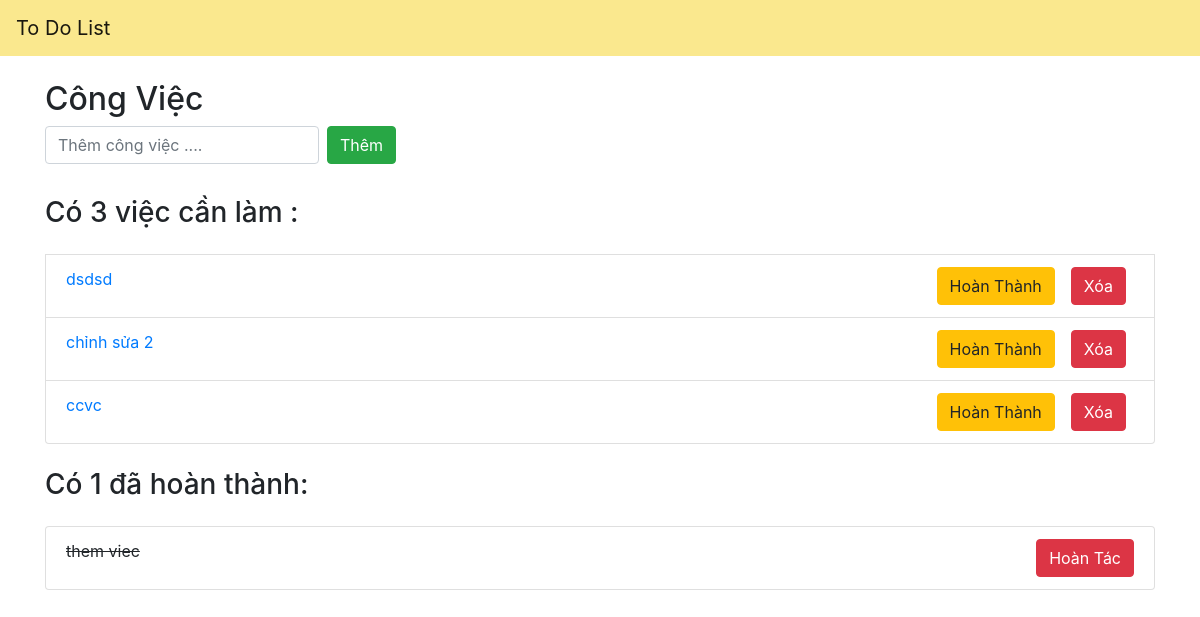
/main/, run on the app's committed database.
### main/models.py (models this page shows, shortened)
class Todo(models.Model):
    text =models.CharField(max_length = 255)
    added_date =models.DateTimeField()
    is_completed = models.BooleanField(default=False)

### main/views.py (the view)
# urls.py: path('',views.index,name= 'index'),
def index(request):
    todoItems = Todo.objects.all().order_by("-added_date")
    lengthItem =Todo.objects.filter(is_completed = False).count()
    lengthItemCompleted =Todo.objects.filter(is_completed = True).count()
    return render(request,'main/index.html',{'todoItems':todoItems ,'lengthItem':lengthItem,'lengthItemCompleted':lengthItemCompleted})

### templates/main/index.html
 {% extends "base.html" %}
 {% load static %}
 {% block content%}
      <div class="row mt-4 ">
        <div class="col ">
          <h2>Công Việc</h2>
          <form class="form-inline" action="{% url 'main:addtodo' %}" method="POST">
            <input type="text" name="content" class="form-control mb-2 mr-sm-2"  placeholder="Thêm công việc ...." required>
            <button type="submit" class="btn btn-success mb-2">Thêm</button>
          </form>
        </div>
      </div>
      {% if lengthItem == 0  %}
      <h3 class="mt-4">Không có công việc cần làm</h3>
      {% elif lengthItem > 0  %}
      <h3 class="mt-4">Có {{lengthItem}} việc cần làm : </h3>
        <div class="row mt-4">
          <div class="col">
            <ul class="list-group">
              {% for item in todoItems %}
                    {%if not item.is_completed %}
                      <a href="{% url 'main:edit' item.id %}"><li class="list-group-item">{{item.text}}
                        <div class="float-right">
                          <div class="btn-toolbar" role="toolbar" aria-label="Toolbar with button groups">
                            <div class="btn-group mr-2" role="group" aria-label="First group">
                            <a href="{% url 'main:completetodo' item.id %}"><button type="submit" class="btn btn-warning mr-sm-3 " >Hoàn Thành</button></a>
                          <form action="{% url 'main:deletetodo' item.id %}" method="POST">
                          <button type="submit" class="btn btn-danger">Xóa</button>
                          </form>
                            </div>
                          </div>
                        </div>
                      </li>
                    </a>
                    {% endif %}
              {% endfor %}
            </ul>
          </div>
        </div>
        {% endif %}
        {% if lengthItemCompleted > 0 %}
        <h3 class="mt-4">Có {{lengthItemCompleted}} đã hoàn thành: </h3>
      <div class="row mt-4">
        <div class="col">
          <ul class="list-group">
            {% for item in todoItems %}
                  {%if item.is_completed %}
                  <li class="list-group-item"><del>{{item.text}}</del>
                    <div class="float-right">
                      <div class="btn-toolbar" role="toolbar" aria-label="Toolbar with button groups">
                      <form action="{% url 'main:undo' item.id %}" method="POST">
                      <button type="submit" class="btn btn-danger">Hoàn Tác</button>
                      </form>
                      </div>
                    </div>
                  </li>
                  {% endif %}
            {% endfor %}
          </ul>
        </div>
      </div>
         {% endif %}
 {% endblock %}

### data on the page
Todo: text "dsdsd"
Todo: text "chỉnh sửa 2"
Todo: text "ccvc"
Todo: text "them viec"

### other printed values
{{ lengthItem }} "3"
{{ lengthItemCompleted }} "1"
